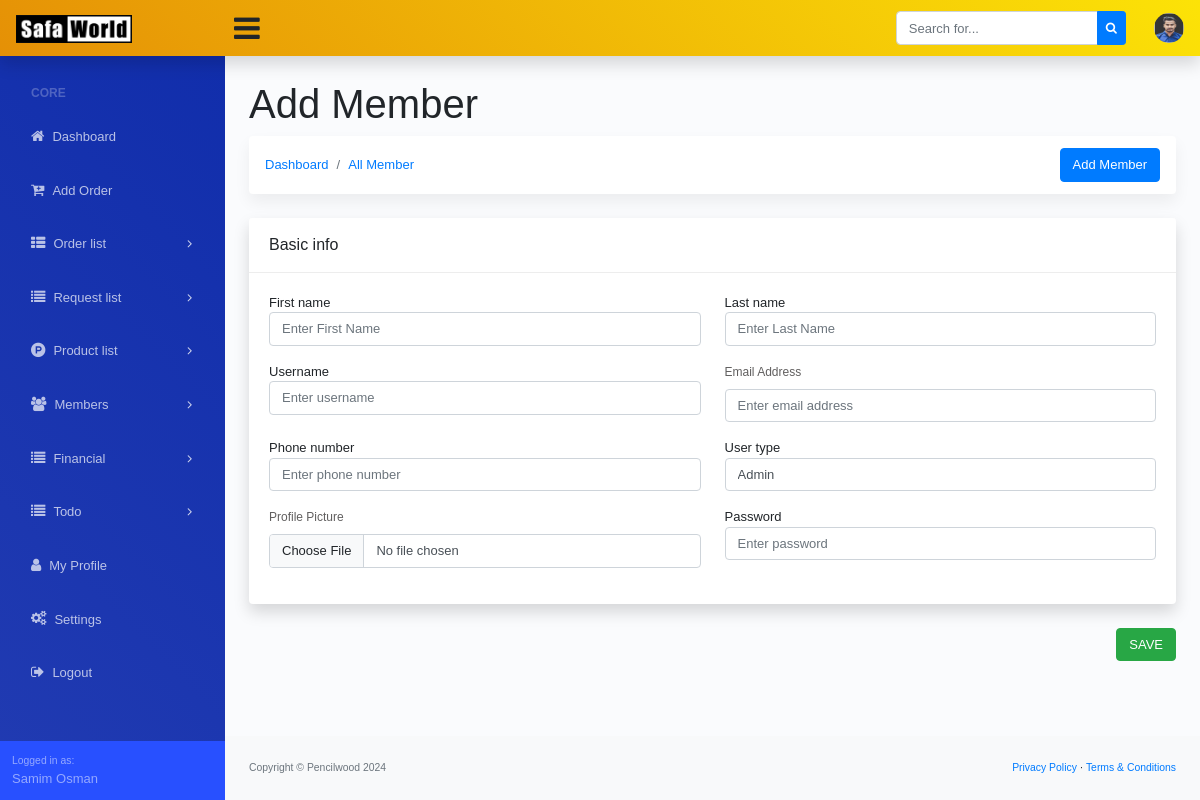
/add-new-user/ (signed in), run on the app's committed database.
### dashboard/models.py (models this page shows, shortened)
class Site_Settings(models.Model):
    fav_icon = models.ImageField(upload_to='logo/', blank=True, null=True)
    logo = models.ImageField(upload_to='logo/', blank=True, null=True)
    website_name = models.CharField(max_length=200, blank=True, null=True)
    website_title = models.CharField(max_length=1000, blank=True, null=True)
    copyright_company = models.CharField(max_length=200)
    copyright_year = models.CharField(max_length=4)

### account/models.py (models this page shows, shortened)
class Custom_User(AbstractUser):
    USER_TYPE = (
        ('Admin', 'Admin'),
        ('Staff', 'Staff'),
        ('Factory Staff', 'Factory Staff'),
    )
    user_type = models.CharField(max_length=20, choices=USER_TYPE, blank=True, null=True)
    email = models.EmailField(("email address"), blank=True, unique=True)
    phone_number = models.CharField(max_length=14, blank=True, null=True)
    profile_picture = models.ImageField(upload_to='profile-picture/', blank=True, null=True)
    USERNAME_FIELD = "email"
    REQUIRED_FIELDS = ["username"]

### account/views.py (the view, shortened to what this page needs)
# urls.py: path('add-new-user/', AddNewUserView.as_view(), name='addNewUser'),
class AddNewUserView(LoginRequiredMixin, CreateView):
    model = Custom_User
    form_class = AddNewUser
    template_name = 'account/add_new_user.html'
    success_url = reverse_lazy('member_list')

### dashboard/context_processor.py (called while the page is built)
def website_settings(request):
    website_setting = Site_Settings.objects.all().first()
    return {'website_setting': website_setting}

### templates/account/add_new_user.html (shortened to what this page needs)
{% extends '../base.html' %}
{% block dashboard_body %}
<main>
   <form method="POST" enctype="multipart/form-data">
      <div class="container-fluid">
         <h1 class="mt-4">Add Member</h1>
         <ol class="breadcrumb mb-4 d-flex justify-content-between align-items-center">
            <div class="d-flex align-items-center">
               <li class="breadcrumb-item"><a href="{% url 'dashboard' %}">Dashboard</a></li>
               <li class="breadcrumb-item"><a href="{% url 'member_list' %}">All Member</a></li>
            </div>
            <li class="breadcrumb-item ml-auto">
               <a href="{% url 'addNewUser' %}" class="btn btn-primary" style="margin-left: 10px;">Add Member</a>
            </li>
         </ol>
         <div class="row">
            <div class="col-xl-12">
               <div class="card mb-4">
                  <div class="card-header">
                     Basic info
                  </div>
                  <div class="card-body">
                     <div class="row">
                        <div class="col-md-6">
                           <div class="form-group">
                              {{form.first_name.label}}
                              {{form.first_name}}
                           </div>
                        </div>
                        <div class="col-md-6">
                           <div class="form-group">
                              {{form.last_name.label}}
                              {{form.last_name}}
                           </div>
                        </div>
                     </div>
                     <div class="row">
                        <div class="col-md-6">
                           <div class="form-group">
                              {{form.username.label}}
                              {{form.username}}
                           </div>
                        </div>
                        <div class="col-md-6">
                           <div class="form-group">
                              <label>Email Address</label>
                              {{form.email}}
                           </div>
                        </div>
                     </div>
                     <div class="row">
                        <div class="col-md-6">
                           <div class="form-group">
                              {{form.phone_number.label}}
                              {{form.phone_number}}
                           </div>
                        </div>
                        <div class="col-md-6">
                           <div class="form-group">
                              {{form.user_type.label}}
                              {{form.user_type}}
                           </div>
                        </div>
                     </div>
                     <div class="row">
                        <div class="col-md-6">
                           <div class="form-group">
                              <label>Profile Picture</label>
                              {{form.profile_picture}}
                           </div>
                        </div>
                        <div class="col-md-6">
                           <div class="form-group">
                              {{form.password.label}}
                              {{form.password}}
                           </div>
                        </div>
                     </div>
                  </div>
               </div>
            </div>
         </div>
         <div class="text-right mb-4">
            <button type="submit" class="btn btn-success">
                SAVE
            </button>
         </div>
      </div>
   </form>
</main>
{% endblock dashboard_body %}

### templates/base.html (shortened to what this page needs)
{% load static %}
<!DOCTYPE html>
<html lang="en">
<head>
  <link href="https://cdn.jsdelivr.net/npm/bootstrap@5.3.2/dist/css/bootstrap.min.css" rel="stylesheet"
>
  <link href="{% static 'assets/css/dataTables.bootstrap4.min.css' %}" rel="stylesheet">
  <link href="{% static 'assets/css/styles.css' %}" rel="stylesheet" />
  <link href="{% static 'assets/css/custom.css' %}" rel="stylesheet" />
  <link rel="stylesheet" href="https://cdnjs.cloudflare.com/ajax/libs/font-awesome/4.7.0/css/font-awesome.min.css">
</head>
<body class="sb-nav-fixed">
  {% include './navbar.html' %}
  <div id="layoutSidenav">
    <div id="layoutSidenav_nav">
      {% include './side_navbar.html' %}
    </div>
    <div id="layoutSidenav_content">
      {% block dashboard_body %}
      {% endblock dashboard_body %}
      <footer class="py-4 bg-light mt-auto">
        <div class="container-fluid">
          <div class="d-flex align-items-center justify-content-between small">
            <div class="text-muted">Copyright &copy; {{website_setting.copyright_company}} {{website_setting.copyright_year}}</div>
            <div>
              <a href="">Privacy Policy</a>
              &middot;
              <a href="">Terms &amp; Conditions</a>
            </div>
          </div>
        </div>
      </footer>
    </div>
  </div>
</body>
</html>

### templates/navbar.html (shortened to what this page needs)
{% load static %}
<nav class="sb-topnav navbar navbar-expand navbar-light shadow-sm bg-warning">
    <a class="navbar-brand" href="{% url 'dashboard' %}">
        <img alt="logo" src="
        {% if website_setting.logo %}
        {{website_setting.logo.url}}
        {% endif %}
        " width="60%">
    </a>
    <button class="btn btn-link btn-sm order-1 order-lg-0" id="sidebarToggle" href="#"
        style="font-size: 30px !important;"><i class="fa fa-bars"></i></button>
    <form class="d-none d-md-inline-block form-inline ml-auto mr-0 mr-md-3 my-2 my-md-0">
        <div class="input-group">
            <input class="form-control" type="text" placeholder="Search for..." aria-label="Search"
                aria-describedby="basic-addon2" />
            <div class="input-group-append">
                <button class="btn btn-primary btn-sm" type="button"><i class="fa fa-search"></i></button>
            </div>
        </div>
    </form>
    <ul class="navbar-nav ml-auto ml-md-0">
        <li class="nav-item dropdown no-arrow ml-1 osahan-profile-dropdown">
            <a class="nav-link dropdown-toggle pr-0" href="#" role="button" data-toggle="dropdown" aria-haspopup="true"
                aria-expanded="false">
                {% if request.user.profile_picture %}
                <img class="img-profile rounded-circle" src="{{request.user.profile_picture.url}}">
                {% else %}
                <i class="fa fa-user-circle" style="font-size: 35px;"></i>
                {% endif %}
            </a>
        </li>
    </ul>
</nav>

### templates/side_navbar.html (shortened to what this page needs)
{% url 'dashboard' as admin_dashboard_url %}
<nav class="sb-sidenav accordion sb-sidenav-dark" id="sidenavAccordion">
    <div class="sb-sidenav-menu">
        <div class="nav">
            <div class="sb-sidenav-menu-heading">Core</div>
            <a class="nav-link Active" href="{{admin_dashboard_url}}">
                <div class="sb-nav-link-icon"><i class="fa fa-home"></i></div>
                Dashboard
            </a>
            <a class="nav-link Active" href="{% url 'add_new_order' %}">
                <div class="sb-nav-link-icon"><i class="fa fa-cart-plus"></i></div>
                Add Order
            </a>
            <a class="nav-link collapsed" href="#" data-toggle="collapse" data-target="#collapseOrder"
                aria-expanded="false" aria-controls="collapseOrder">
                <div class="sb-nav-link-icon"><i class="fa fa-th-list"></i></div>
                Order list
                <div class="sb-sidenav-collapse-arrow"><i class="fa fa-angle-down"></i></div>
            </a>
            {% if request.user.user_type != 'Factory Staff' %}
            <a class="nav-link collapsed" href="#" data-toggle="collapse" data-target="#collapseRequest"
                aria-expanded="false" aria-controls="collapseRequest">
                <div class="sb-nav-link-icon"><i class="fa fa-list"></i></div>
                Request list
                <div class="sb-sidenav-collapse-arrow"><i class="fa fa-angle-down"></i></div>
            </a>
            {% endif %}
            <a class="nav-link collapsed" href="#" data-toggle="collapse" data-target="#collapseProduct"
                aria-expanded="false" aria-controls="collapseProduct">
                <div class="sb-nav-link-icon"><i class="fa fa-product-hunt"></i></div>
                Product list
                <div class="sb-sidenav-collapse-arrow"><i class="fa fa-angle-down"></i></div>
            </a>
            {% if request.user.user_type == 'Admin' %}
            <a class="nav-link collapsed" href="#" data-toggle="collapse" data-target="#collapseMembers"
                aria-expanded="false" aria-controls="collapseMembers">
                <div class="sb-nav-link-icon"><i class="fa fa-users"></i></div>
                Members
                <div class="sb-sidenav-collapse-arrow"><i class="fa fa-angle-down"></i></div>
            </a>
            {% endif %}
            {% if request.user.user_type != 'Factory Staff' %}
            <a class="nav-link collapsed" href="#" data-toggle="collapse" data-target="#collapseFinancial"
                aria-expanded="false" aria-controls="collapseRequest">
                <div class="sb-nav-link-icon"><i class="fa fa-list"></i></div>
                Financial
                <div class="sb-sidenav-collapse-arrow"><i class="fa fa-angle-down"></i></div>
            </a>
            {% endif %}
            <a class="nav-link collapsed" href="#" data-toggle="collapse" data-target="#collapseTodo"
                aria-expanded="false" aria-controls="collapseRequest">
                <div class="sb-nav-link-icon"><i class="fa fa-list"></i></div>
                Todo
                <div class="sb-sidenav-collapse-arrow"><i class="fa fa-angle-down"></i></div>
            </a>
            <a class="nav-link Active" href="{% url 'my_profile' %}">
                <div class="sb-nav-link-icon"><i class="fa fa-user"></i></div>
                My Profile
            </a>
            {% if request.user.user_type == 'Admin' %}
            <a class="nav-link Active" href="{% url 'settings' %}">
                <div class="sb-nav-link-icon"><i class="fa fa-gears"></i></div>
                Settings
            </a>
            {% endif %}
            <a class="nav-link" href="{% url 'logout' %}">
                <div class="sb-nav-link-icon"><i class="fa fa-sign-out"></i></div>
                Logout
            </a>
        </div>
    </div>
    <div class="sb-sidenav-footer">
        <div class="small">Logged in as:</div>
        {{request.user.first_name}} {{request.user.last_name}}
    </div>
</nav>

### data on the page
Site_Settings: logo (picture), copyright_company "Pencilwood", copyright_year "2024"
Custom_User: user.profile_picture (picture), user.first_name "Samim", user.last_name "Osman"
